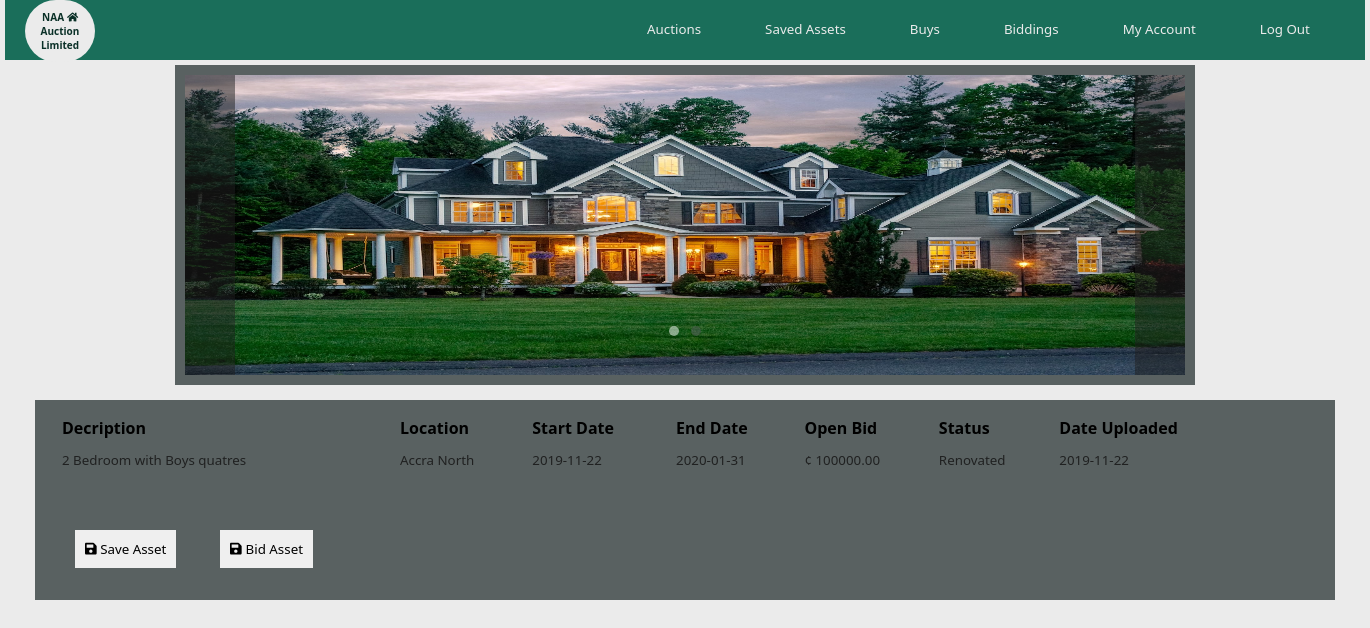
Page /bidder/view.php?aid=124570 on the committed database.
### tables this page shows
CREATE TABLE IF NOT EXISTS `auction` (
  `auctionid` int(11) NOT NULL AUTO_INCREMENT,
  `startdate` date NOT NULL,
  `enddate` date NOT NULL,
  `startprice` float(10,2) NOT NULL,
  `username` varchar(200) NOT NULL,
  `propertyid` int(11) NOT NULL,
  `soldstatus` varchar(200) NOT NULL,
  PRIMARY KEY (`auctionid`),
  KEY `username` (`username`),
  KEY `propertyid` (`propertyid`)
);

CREATE TABLE IF NOT EXISTS `property` (
  `propertyid` int(11) NOT NULL AUTO_INCREMENT,
  `description` varchar(200) NOT NULL,
  `location` varchar(200) NOT NULL,
  `documents` blob NOT NULL,
  `documentsname` varchar(200) NOT NULL,
  `image1` blob NOT NULL,
  `image1name` varchar(200) NOT NULL,
  `image2` blob NOT NULL,
  `image2name` varchar(200) NOT NULL,
  `buildingstatus` varchar(200) NOT NULL,
  `dateuploaded` date NOT NULL,
  `verification` varchar(200) NOT NULL,
  `ownerid` int(11) NOT NULL,
  PRIMARY KEY (`propertyid`),
  KEY `ownerid` (`ownerid`)
);

### bidder/view.php (the view, shortened to what this page needs)
<!DOCTYPE html>
<html lang="en" dir="ltr">
  <head>
    <link rel="stylesheet" href="css/maincss.css">
    <link rel="stylesheet" type="text/css" href="css/all.css">
  </head>
  <body>
      <?php include('includes/header.php'); ?>
      <?php
      include("../connection.php");
                if(isset($_GET['aid'])){
                $getid = $_GET['aid'];
                $query = "select * from property p, auction a where a.auctionid ='$getid' and a.propertyid = p.propertyid";
                $result = mysqli_query($conn,$query);
                $row = mysqli_fetch_assoc($result);
               ?>
      <div class="sliderpage">
        <div class="slide_img" id="one">
          <img src="../images/<?php echo $row['image1']; ?>" alt="">
          <label for="i1" class="prev"></label>
          <label for="i2" class="next"></label>
        </div>
        <div class="slide_img" id="two">
        </div>
        <div class="nav_dots">
          <label for="i1" class="dots" id="dot1"></label>
          <label for="i2" class="dots" id="dot2"></label>
        </div>
      </div>
      <div class="auction">
        <div class="description">
          <table>
            <thead>
              <th>Decription</th>
              <th>Location</th>
              <th>Start Date</th>
              <th>End Date</th>
              <th>Open Bid</th>
              <th>Status</th>
              <th>Date Uploaded</th>
            </thead>
            <tbody>
              <tr>
                <td><?php echo $row['description']; ?></td>
                <td><?php echo $row['location']; ?></td>
                <td><?php echo $row['startdate']; ?></td>
                <td><?php echo $row['enddate']; ?></td>
                <td>¢ <?php echo $row['startprice']; ?></td>
                <td><?php echo $row['buildingstatus']; ?></td>
                <td><?php echo $row['dateuploaded']; ?></td>
              </tr>
              <tr>
                <td></td>
                <td></td>
                <td></td>
                <td></td>
                <td></td>
              </tr>
            </tbody>
          </table>
          <br>
          <button type="button" name="button"><i class="fas fa-save"></i> <a href="saveauction.php?pid=<?php echo $row['propertyid']; ?>">Save Asset</a></button>
          <button type="button" name="button"><i class="fas fa-save"></i> <a href="addbid.php?pid=<?php echo $row['propertyid']; ?>">Bid Asset</a></button>
        </div>
      </div>
      <?php } ?>
  </body>
</html>

### bidder/css/maincss.css (style rules this page uses)
:root { --green:#1a6e5a; --dgreen:#0a3027; --grey:#596161; --ash:#202121; --light:#ebebeb; }
* { margin: 0px; padding: 0px; font-family: Segoe UI; list-style: none; text-decoration: none; }
body { width: 1360px; margin: 0px auto; background: var(--light); }
.auction { width: 1300px; height: 200px; background: var(--grey); margin: 10px auto; }
.description { width: 1000px; height: 180px; float: left; padding: 10px; margin-left: 10px; }
.description table { width: 1200px; text-align: left; }
.description table thead th { font-weight: bold; font-size: 12pt; padding: 5px; }
.description table thead th:first-child { width: 326px; }
table tbody tr td { padding: 5px; font-size: 10pt; color: var(--ash); }
.auction button { padding: 10px; margin: 20px; border: none; }
.auction button a { color: black; }
.sliderpage { width: 1000px; height: 300px; background: var(--grey); margin: 5px auto; padding: 10px; position: relative; }
.slide_img { position: absolute; width: 1000px; height: 300px; }
.slide_img img { width: 1000px; height: 300px; }
.prev, .next { width: 50px; height: 300px; position: absolute; top: 0; background: var(--ash); z-index: 99; cursor: pointer; opacity: 0.5; }
.prev { left: 0; }
.next { right: 0; }
.slide_img { z-index: 1; }
#i1:checked ~ #one, #i2:checked ~ #two { z-index: 6; }
.nav_dots { width: 1000px; height: 11px; bottom: 50px; position: absolute; text-align: center; z-index: 99; }
.dots { top: -5px; width: 10px; height: 10px; margin: 0 4px; position: relative; border-radius: 100px; display: inline-block; background: var(--grey); opacity: 0.5; }
#i1:checked ~ .nav_dots #dot1, #i2:checked ~ .nav_dots #dot2 { background: #fff; }

### bidder/css/all.css (style rules this page uses)
.fa-save:before { content: "\f0c7"; }

### rows in the picture
auction: propertyid.image1 (picture), propertyid.description "2 Bedroom with Boys quatres", propertyid.location "Accra North", startdate "2019-11-22", enddate "2020-01-31", startprice "100000.00", propertyid.buildingstatus "Renovated", propertyid.dateuploaded "2019-11-22"
